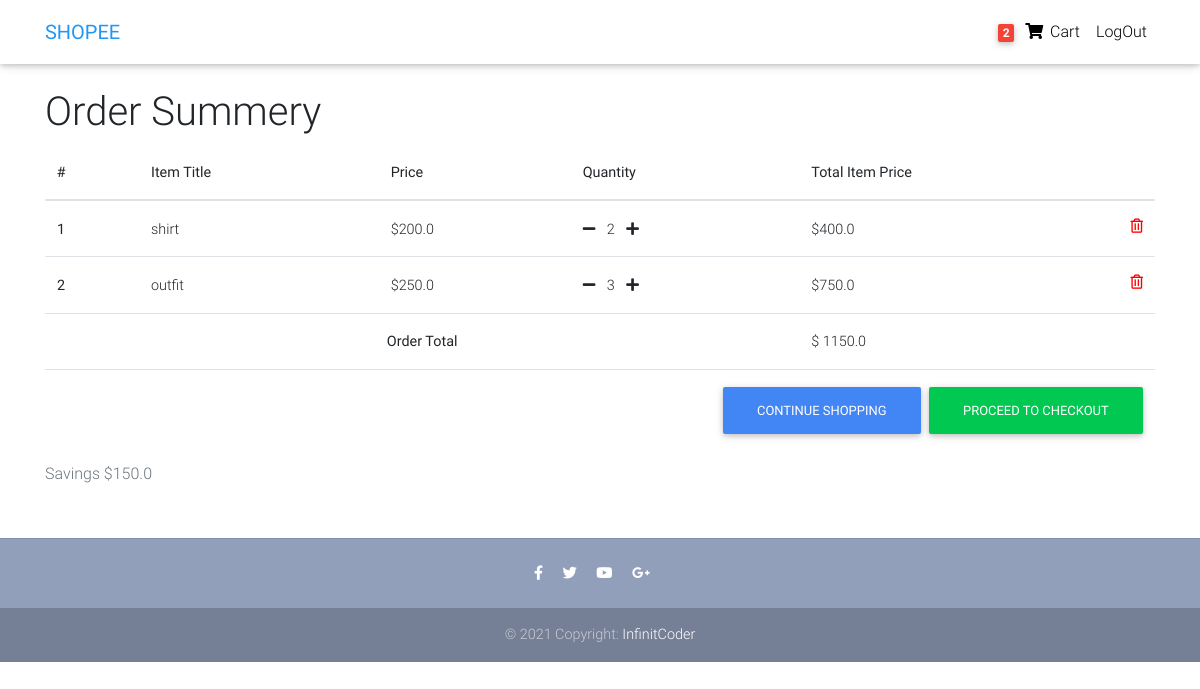
Screenshot of /order-summery/ (signed in) with the database file from the repository.
### core/models.py (models this page shows, shortened)
class Order(models.Model):
    user = models.ForeignKey(settings.AUTH_USER_MODEL,on_delete=models.CASCADE)
    items = models.ManyToManyField(OrderItem)
    start_date = models.DateTimeField(auto_now_add=True)
    ordered_date = models.DateTimeField()
    ordered = models.BooleanField(default=False)
    def get_total(self):
        total = 0
        for order_item in self.items.all():
            total += order_item.get_final_price()
        return total

class OrderItem(models.Model):
    user = models.ForeignKey(settings.AUTH_USER_MODEL,on_delete=models.CASCADE)
    ordered = models.BooleanField(default=False)
    item = models.ForeignKey(Item,on_delete=models.CASCADE)
    quantity = models.IntegerField(default=1)
    def get_total_item_price(self):
        return self.quantity * self.item.price
    def get_total_discount_item_price(self):
        return self.quantity * self.item.discount_price
    def get_amount_saved(self):
        return self.get_total_item_price() - self.get_total_discount_item_price()
    def get_final_price(self):
        if self.item.discount_price:
            return self.get_total_discount_item_price()
        return self.get_total_item_price()

class Item(models.Model):
    title = models.CharField(max_length=100)
    price = models.FloatField()
    category = models.CharField(choices=CATEGORY_CHOICES,max_length=2)
    label = models.CharField(choices=LABEL_CHOICES,max_length=1)
    discount_price = models.FloatField(blank=True, null=True)
    slug = models.SlugField()
    description = models.TextField()
    image = models.ImageField()

### core/views.py (the view)
# urls.py: path('order-summery/',OrderSummeryView.as_view(),name='order-summery'),
class OrderSummeryView(LoginRequiredMixin,View):
    def get(self, *args, **kwargs):
        try:
            order = Order.objects.get(user=self.request.user, ordered=False)
            context = {
                'object':order
            }
            return render(self.request, 'order_summery.html',context)
        except ObjectDoesNotExist:
            messages.error(request, "You do not have active order ")
            return redirect("/")

### core/templatetag/cart_template_tags.py (called while the page is built)
@register.filter
def cart_item_count(user):
    if user.is_authenticated:
        qs = Order.objects.filter(user =user,ordered=False)
        if qs.exists():
            return qs[0].items.count()
    return 0

### templates/order_summery.html (shortened to what this page needs)
{% extends 'base.html' %}
{% block content %}
{% include 'navbar.html' %}
<main>
  <div class="container mt-3">
    <div class="table-responsive">
      <h1>Order Summery</h1>
      <table class="table">
        <caption>
          {% for order_item in object.items.all %}
          {% if order_item.item.discount_price %}
          Savings ${{ order_item.get_amount_saved }}
          {% endif %}
          {% endfor %}
        </caption>
        <thead>
          <tr>
            <th scope="col">#</th>
            <th scope="col">Item Title</th>
            <th scope="col">Price</th>
            <th scope="col">Quantity</th>
            <th scope="col">Total Item Price</th>
          </tr>
        </thead>
        <tbody>
          {% for order_item in object.items.all %}
          <tr>
            <th scope="row">{{ forloop.counter }}</th>
            <td>{{ order_item.item.title }}</td>
            <td>{% if order_item.item.discount_price %}
              ${{ order_item.item.discount_price}}
              {% else %}
              ${{ order_item.item.price}}
              {% endif %}
            </td>
            <td> <a href="{% url 'core:remove_single_item_from_cart' order_item.item.slug%}"><i
                  class="fas fa-minus mr-2"></i></a> {{ order_item.quantity }} <a href="{% url 'core:add-to-cart' order_item.item.slug%}"><i
                  class="fas fa-plus ml-2"></i></a></td>
            <td>{% if order_item.item.discount_price %}
              ${{ order_item.get_total_discount_item_price}}
              {% else %}
              ${{ order_item.get_total_item_price}}
              {% endif %}
              <a href="{% url 'core:remove-from-cart' order_item.item.slug %}"><i style="color: red;" class="far fa-trash-alt float-right"></i></a>
            </td>
          </tr>
          {% endfor %}
          {% if object.get_total %}
          <tr>
            <td colspan="4" style="text-align: center;"><b>Order Total</b></td>
            <td>$ {{ object.get_total }}</td>
          </tr>
          <tr>
            <td colspan="5">
              <a class="btn btn-success float-right ml-2" href="/checkout/">Proceed to checkout</a>
              <a class="btn btn-primary  float-right" href="/">Continue Shopping</a>
            </td>
          </tr>
          {% endif %}
        </tbody>
      </table>
    </div>
  </div>
</main>
{% endblock content %}

### templates/base.html (shortened to what this page needs)
{%load static%}
<!DOCTYPE html>
<html lang="en">
<head>
  <link rel="stylesheet" href="https://use.fontawesome.com/releases/v5.11.2/css/all.css">
  <link href="{% static 'css/bootstrap.min.cs' %}s" rel="stylesheet">
  <link href="{% static 'css/mdb.min.css' %}" rel="stylesheet">
  <link href="{% static 'css/style.min.css' %}" rel="stylesheet">
</head>
<body>
  <div class="mt-5 pt-4">
  </div>
  {% block content %}
  {% endblock content %}
  {% include 'footer.html' %}
</body>
</html>

### templates/navbar.html (shortened to what this page needs)
{% load cart_template_tags %}
<nav class="navbar fixed-top navbar-expand-lg navbar-light white scrolling-navbar">
    <div class="container">
        <a class="navbar-brand waves-effect" href="https://mdbootstrap.com/docs/jquery/" target="_blank">
            <strong class="blue-text">SHOPEE</strong>
        </a>
        <div class="collapse navbar-collapse" id="navbarSupportedContent">
            <ul class="navbar-nav nav-flex-icons">
                {% if request.user.is_authenticated%}
                <li class="nav-item">
                    <a href="{% url 'core:order-summery' %}" class="nav-link waves-effect">
                        <span class="badge red z-depth-1 mr-1"> {{ request.user| cart_item_count}} </span>
                        <i class="fas fa-shopping-cart"></i>
                        <span class="clearfix d-none d-sm-inline-block"> Cart </span>
                    </a>
                </li>
                <li class="nav-item">
                    <a class="nav-link waves-effect" href="{% url 'account_logout' %}">
                        <span class="clearfix d-none d-sm-inline-block"> LogOut </span>
                    </a>
                </li>
                {% endif %}
            </ul>
        </div>
    </div>
</nav>

### templates/footer.html
  <footer class="page-footer text-center font-small mt-4 wow fadeIn">
    <hr class="my-4">
    <div class="pb-4">
      <a href="#" target="_blank">
        <i class="fab fa-facebook-f mr-3"></i>
      </a>
      <a href="#" target="_blank">
        <i class="fab fa-twitter mr-3"></i>
      </a>
      <a href="#" target="_blank">
        <i class="fab fa-youtube mr-3"></i>
      </a>
      <a href="#" target="_blank">
        <i class="fab fa-google-plus-g mr-3"></i>
      </a>
    </div>
    <div class="footer-copyright py-3">
      © 2021 Copyright:
      <a href="#" target="_blank"> InfinitCoder </a>
    </div>
  </footer>

### templates/scripts.html (shortened to what this page needs)
{% load static%}

### templates/base.html (style rules this page uses)
html, body, header, .carousel { height: 60vh; }

### rows the page displays
OrderItem: get_amount_saved "150.0", item "outfit", item.discount_price "250.0", quantity "3", get_total_discount_item_price "750.0"
OrderItem: item "shirt", item.price "200.0", quantity "2", get_total_item_price "400.0"
Order: get_total "1150.0"

### other values shown
{{ request.user| cart_item_count }} "2"
